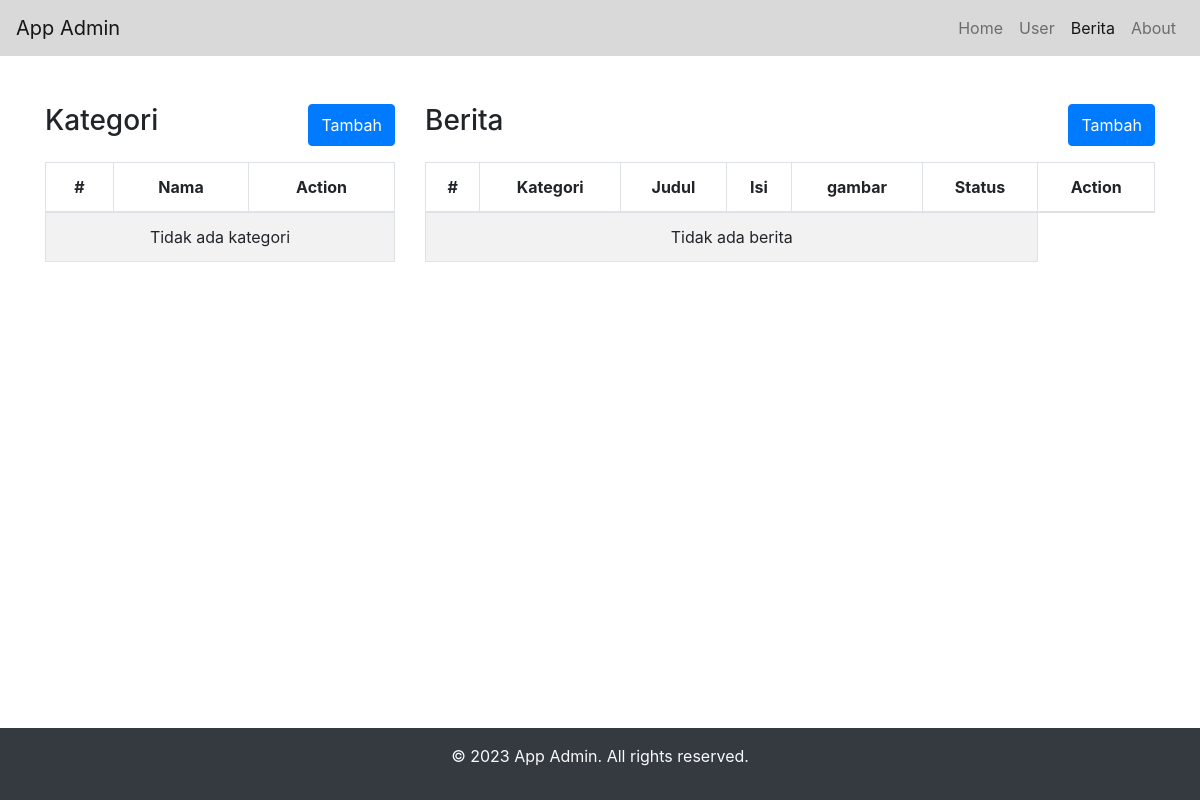
/?page=berita, run on an earlier commit of the app's database.
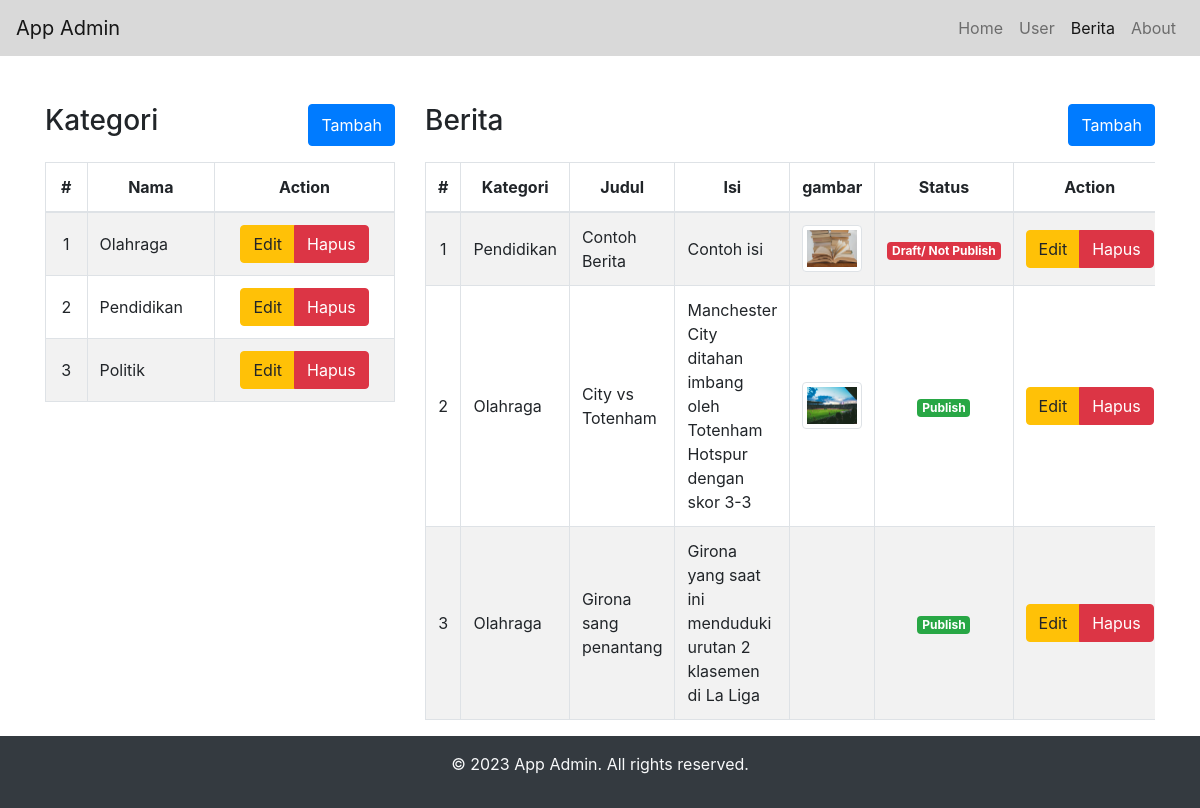
And on a later commit of the database.
### tables this page shows
CREATE TABLE `kategori` (
  `id` int(11) NOT NULL,
  `nama` varchar(50) NOT NULL,
  `createdAt` timestamp NOT NULL DEFAULT current_timestamp(),
  `updatedAt` timestamp NULL DEFAULT NULL ON UPDATE current_timestamp()
);

CREATE TABLE `berita` (
  `id` int(11) NOT NULL,
  `idKategori` int(11) NOT NULL,
  `judul` varchar(100) NOT NULL,
  `isi` text NOT NULL,
  `gambar` text DEFAULT NULL,
  `status` int(1) NOT NULL,
  `createdAt` timestamp NOT NULL DEFAULT current_timestamp(),
  `updatedAt` timestamp NULL DEFAULT NULL ON UPDATE current_timestamp()
);

### views/berita.php (the view, shortened to what this page needs)
<?php
require 'koneksi/koneksi.php';
$sql = "SELECT * FROM kategori ORDER BY nama ASC";
$kategori = $conn->query($sql);
$sql = "SELECT berita.*, kategori.nama FROM berita LEFT JOIN kategori ON berita.idKategori = kategori.id ORDER BY berita.createdAt DESC";
$berita = $conn->query($sql);
?>
<div class="row">
	<div class="col-lg-4">
		<div class="d-flex justify-content-between mb-3">
			<h3>Kategori</h3>
			<button class="btn btn-primary" data-toggle="modal" data-target="#tambahKategori">Tambah</button>
		</div>
		<div class="table-responsive">
			<table class="table table-bordered table-striped table-hover">
				<thead>
					<tr>
						<th class="text-center">#</th>
						<th class="text-center">Nama</th>
						<th class="text-center">Action</th>
					</tr>
				</thead>
				<tbody>
					<?php $i = 1;
					if ($kategori->num_rows > 0) : ?>
						<?php while ($row = $kategori->fetch_assoc()) : ?>
							<tr>
								<td class="text-center align-middle"><?php echo $i++; ?></td>
								<td class="align-middle"><?php echo $row['nama']; ?></td>
								<td class="text-center align-middle">
									<div class="btn-group">
										<a href="#" class="btn btn-warning" data-toggle="modal" data-target="#editKategori<?= $row['id']; ?>">Edit</a>
										<a href="controllers/kategori.php?hapus=<?php echo $row['id']; ?>" class="btn btn-danger" onclick="return confirm('Anda yakin data akan dihapus ?')">Hapus</a>
									</div>
								</td>
							</tr>
						<?php endwhile; ?>
					<?php else : ?>
						<tr class="text-center">
							<td colspan='3'>Tidak ada kategori</td>
						</tr>
					<?php endif; ?>
				</tbody>
			</table>
		</div>
	</div>
	<div class="col-lg-8">
		<div class="d-flex justify-content-between mb-3">
			<h3>Berita</h3>
			<button class="btn btn-primary" data-toggle="modal" data-target="#tambahBerita">Tambah</button>
		</div>
		<div class="table-responsive">
			<table class="table table-bordered table-striped table-hover">
				<thead>
					<tr>
						<th class="text-center">#</th>
						<th class="text-center">Kategori</th>
						<th class="text-center">Judul</th>
						<th class="text-center">Isi</th>
						<th class="text-center">gambar</th>
						<th class="text-center">Status</th>
						<th class="text-center">Action</th>
					</tr>
				</thead>
				<tbody>
					<?php $i = 1;
					if ($berita->num_rows > 0) : ?>
						<?php while ($row = $berita->fetch_assoc()) : ?>
							<tr>
								<td class="text-center align-middle"><?php echo $i++; ?></td>
								<td class="align-middle"><?php echo $row['nama']; ?></td>
								<td class="align-middle"><?php echo $row['judul']; ?></td>
								<td class="align-middle"><?php echo $row['isi']; ?></td>
								<td class="text-center align-middle">
									<?php if ($row['gambar'] != null) : ?>
										<a href="<?php echo 'uploads/' . $row['gambar']; ?>" target="gambar">
											<img class="img-thumbnail" src="<?php echo 'uploads/' . $row['gambar']; ?>" alt="<?php echo $row['judul']; ?>" width="100">
										</a>
									<?php endif; ?>
								</td>
								<td class="align-middle text-center">
									<?php if ($row['status'] == 1) : ?>
										<span class="badge badge-success">Publish</span>
									<?php else : ?>
										<span class="badge badge-danger">Draft/ Not Publish</span>
									<?php endif; ?>
								</td>
								<td class="text-center align-middle">
									<div class="btn-group">
										<a href="#" class="btn btn-warning edit_btn" data-toggle="modal" data-target="#editBerita" data-id="<?= $row['id']; ?>" data-idkategori="<?= $row['idKategori']; ?>" data-judul="<?= $row['judul']; ?>" data-isi="<?= $row['isi']; ?>" data-status="<?= $row['status']; ?>">Edit</a>
										<a href="controllers/berita.php?hapus=<?php echo $row['id']; ?>" class="btn btn-danger" onclick="return confirm('Anda yakin data akan dihapus ?')">Hapus</a>
									</div>
								</td>
							</tr>
						<?php endwhile; ?>
					<?php else : ?>
						<tr class="text-center">
							<td colspan='6'>Tidak ada berita</td>
						</tr>
					<?php endif; ?>
				</tbody>
			</table>
		</div>
	</div>
</div>

### index.php (shortened to what this page needs)
<?php
if (isset($_GET['page'])) {
	$page = $_GET['page'];
} else {
	$page = 'home';
}; ?>
<!DOCTYPE html>
<html lang="en">
<head>
	<link rel="stylesheet" href="assets/bootstrap/css/bootstrap.min.css">
	<link rel="stylesheet" href="assets/custom/style.css">
</head>
<body>
	<nav class="navbar navbar-expand-lg navbar-light" style="background-color: #d9d9d9;">
		<a class="navbar-brand" href="#">App Admin</a>
		<div class="collapse navbar-collapse" id="navbarNav">
			<ul class="navbar-nav ml-auto">
				<li class="nav-item">
					<a class="nav-link <?= ($page == 'home') ? 'active' : ''; ?>" href=".">Home</a>
				</li>
				<li class="nav-item">
					<a class="nav-link <?= ($page == 'user') ? 'active' : ''; ?>" href="?page=user">User</a>
				</li>
				<li class="nav-item">
					<a class="nav-link <?= ($page == 'berita') ? 'active' : ''; ?>" href="?page=berita">Berita</a>
				</li>
				<li class="nav-item">
					<a class="nav-link <?= ($page == 'about') ? 'active' : ''; ?>" href="?page=about">About</a>
				</li>
			</ul>
		</div>
	</nav>
	<div class="container mt-5">
		<?php include('views/' . $page . '.php'); ?>
	</div>
	<footer class="bg-dark text-light text-center py-3">
		<p>&copy; <?php echo date('Y'); ?> App Admin. All rights reserved.</p>
	</footer>
</body>
</html>

### assets/custom/style.css (style rules this page uses)
body { display: flex; flex-direction: column; min-height: 100vh; }
.container { flex: 1; }

What changed in the data, as far as the page shows it:
added kategori: nama "Olahraga"
added kategori: nama "Pendidikan"
added kategori: nama "Politik"
added berita: idKategori.nama "Pendidikan", judul "Contoh Berita", isi "Contoh isi", gambar (picture), status "Draft/ Not Publish"
added berita: idKategori.nama "Olahraga", judul "City vs Totenham", isi "Manchester City ditahan imbang oleh Totenham Hotspur dengan skor 3-3", gambar (picture), status "Publish"
added berita: idKategori.nama "Olahraga", judul "Girona sang penantang", isi "Girona yang saat ini menduduki urutan 2 klasemen di La Liga", status "Publish"
Also different on the page:
text no longer shown: "Tidak ada kategori Tidak ada berita"
